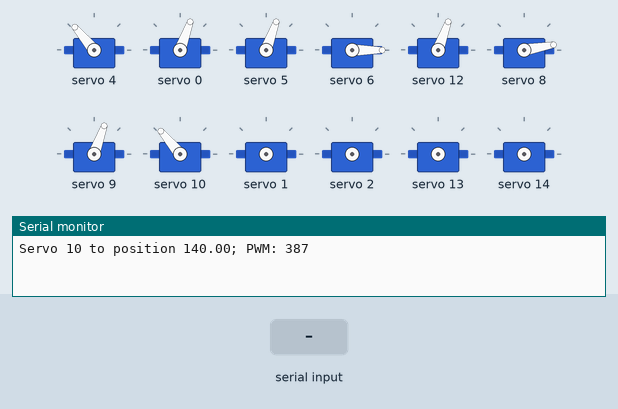
Recording of a sketch running on a simulated ESP32. Parts: 12 × servo, the last lines printed to the serial monitor. The test bench sets the inputs (shaded band). Nothing arrives over Bluetooth unless stated.

Above: at 5.8 s.
5.9 s: "1" received over the second serial link
At 8.8 s:
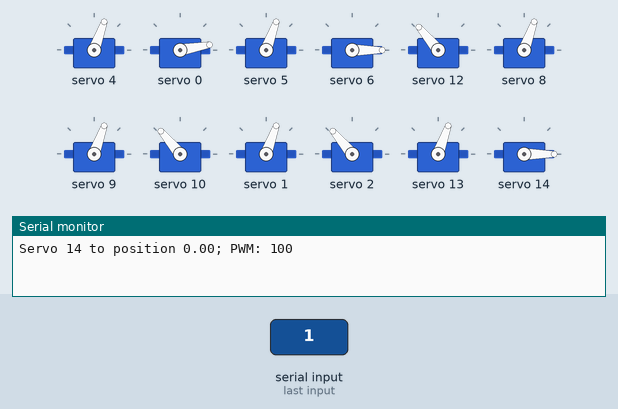
8.9 s: "0" received over the second serial link
At 11.8 s:
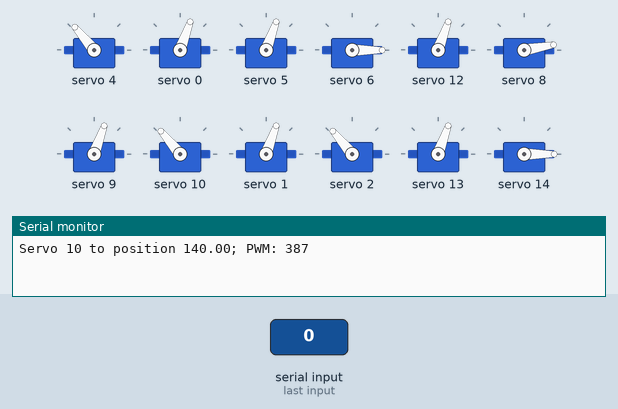
11.9 s: "2" received over the second serial link
At 13.8 s:
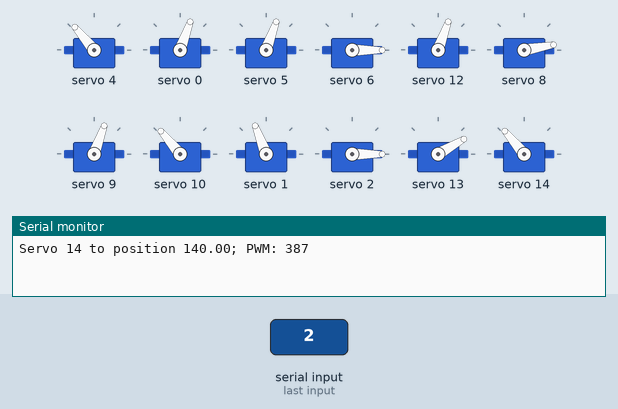
Timing chart, 0 to 16.0 s (numbered marks = the images above; inputs shaded):
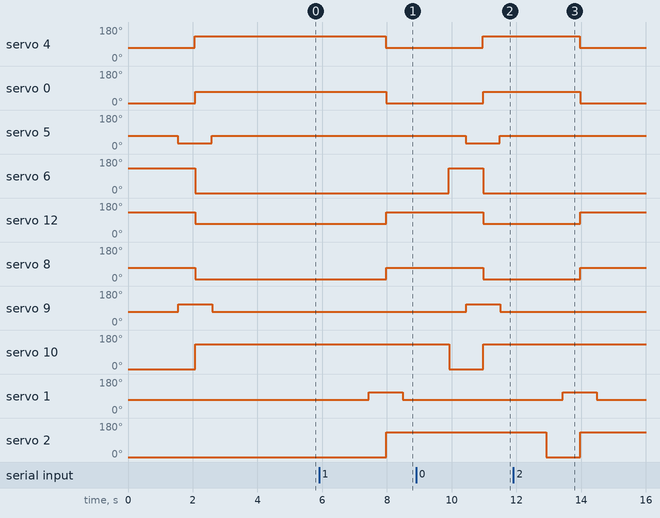

Measured:
- after the input at 5.9 s, servo 4: 130° → 70° after 2.1 s; servo 0: 70° → 10° after 2.1 s; servo 12: 70° → 130° after 2.1 s; servo 8: 10° → 70° after 2.1 s; servo 1: 70° → 111° after 1.5 s, → 70° 1.0 s later
- after the input at 8.9 s, servo 4: 70° → 130° after 2.1 s; servo 0: 10° → 70° after 2.1 s; servo 5: 70° → 30° after 1.5 s, → 70° 1.0 s later; servo 6: 0° → 130° after 1.0 s, → 0° 1.1 s later; servo 12: 130° → 70° after 2.1 s
- after the input at 11.9 s, servo 4: 130° → 70° after 2.1 s; servo 0: 70° → 10° after 2.1 s; servo 12: 70° → 130° after 2.1 s; servo 8: 10° → 70° after 2.1 s; servo 1: 70° → 111° after 1.5 s, → 70° 1.0 s later

The sketch:

rocko_esp.ino
```cpp
#include <String.h>
#include <math.h>
#include <Wire.h>
#include <Adafruit_PWMServoDriver.h>
Adafruit_PWMServoDriver pwm = Adafruit_PWMServoDriver();
#define SERVO_FREQ 50 // Analog servos run at ~50 Hz updates
#define PI 3.14159
bool flag = true;
#include "BluetoothSerial.h"

#if !defined(CONFIG_BT_ENABLED) || !defined(CONFIG_BLUEDROID_ENABLED)
#error Bluetooth is not enabled! Please run `make menuconfig` to and enable it
#endif

BluetoothSerial SerialBT;
String command;

// array of max and min pwm values for servos, found from servo_calibration.ino
const int SERVO_MIN[16] = {70, 70, 100, 0, 70, 70, 100, 0, 70, 70, 100, 0, 70, 70, 100, 0};
const int SERVO_MAX[16] = {450, 450, 470, 0, 450, 450, 470, 0, 450, 450, 470, 0, 450, 450, 470, 0};


/////////////////////////// ADJUSTABLE PARAMETERS ///////////////////////////////////////////
/////////////////////////////////////////////////////////////////////////////////////////////
/////////////////////////////// FLIP DIRECTIONS IF NECESSARY  ///////////////////////////////

const int SERVO_DIR[16] = {1, -1, 1, 0, -1, 1, 1, 0, 1, -1, 1, 0, -1, 1, 1, 0};  // flip direction of servo

/////////////////////////////////////////////////////////////////////////////////////////////


/////////////////////////////  ADJUST IF NEEDED (for front right leg)  ////////////////////////////////////////////

const int THETA1_INIT = 45; // initial joint angles (degree)
const int THETA3_INIT = 0;
const int THETA2_INIT = 90;

const int THETA1_LEFT_ANGLE = 90;  // shoulder servo (servo 0) front and back angles
const int THETA1_RIGHT_ANGLE = 30;

const int THETA2_PRESSURE_ANGLE = 90;  // elbow servo (servo 1) pressure and release angles
const int THETA2_RELEASE_ANGLE = 50;

const int THETA3_PULL_ANGLE = 0;  // gripper servo (servo 2) pull and release angle
const int THETA3_RELEASE_ANGLE = 140;

/////////////////////////////////////////////////////////////////////////////////////////////
/////////////////////////////////////////////////////////////////////////////////////////////
/////////////////////////////  ADJUST IF NEEDED (for front left leg)  ////////////////////////////////////////////

const int THETA4_INIT = 45; // initial joint angles (degree)
const int THETA6_INIT = 0;
const int THETA5_INIT = 90;

const int THETA4_RIGHT_ANGLE = 90;  // shoulder servo (servo 0) front and back angles
const int THETA4_LEFT_ANGLE = 30;

const int THETA5_PRESSURE_ANGLE = 90;  // elbow servo (servo 1) pressure and release angles
const int THETA5_RELEASE_ANGLE = 50;

const int THETA6_PULL_ANGLE = 140;  // gripper servo (servo 2) pull and release angle
const int THETA6_RELEASE_ANGLE = 0;

/////////////////////////////////////////////////////////////////////////////////////////////
/////////////////////////////////////////////////////////////////////////////////////////////
/////////////////////////////  ADJUST IF NEEDED (for back right leg)  ////////////////////////////////////////////

const int THETA7_INIT = 45; // initial joint angles (degree)
const int THETA9_INIT = 0;
const int THETA8_INIT = 90;

const int THETA7_LEFT_ANGLE = 90;  // shoulder servo (servo 0) front and back angles
const int THETA7_RIGHT_ANGLE = 30;

const int THETA8_PRESSURE_ANGLE = 90;  // elbow servo (servo 1) pressure and release angles
const int THETA8_RELEASE_ANGLE = 50;

const int THETA9_PULL_ANGLE = 0;  // gripper servo (servo 2) pull and release angle
const int THETA9_RELEASE_ANGLE = 140;

/////////////////////////////////////////////////////////////////////////////////////////////
/////////////////////////////////////////////////////////////////////////////////////////////
/////////////////////////////  ADJUST IF NEEDED (for back left leg)  ////////////////////////////////////////////

const int THETA10_INIT = 45; // initial joint angles (degree)
const int THETA12_INIT = 0;
const int THETA11_INIT = 90;

const int THETA10_RIGHT_ANGLE = 90;  // shoulder servo (servo 0) front and back angles
const int THETA10_LEFT_ANGLE = 30;

const int THETA11_PRESSURE_ANGLE = 90;  // elbow servo (servo 1) pressure and release angles
const int THETA11_RELEASE_ANGLE = 50;

const int THETA12_PULL_ANGLE = 140;  // gripper servo (servo 2) pull and release angle
const int THETA12_RELEASE_ANGLE = 0;

/////////////////////////////////////////////////////////////////////////////////////////////
/////////////////////////////////////////////////////////////////////////////////////////////


// NECESSARY FUNCTIONS, NO NEED TO ADJUST

// function to convert angle (deg) to pwm; maps min-max to 0-180 by default
int angle_to_pwm(int angle, int servo_idx){
  if(SERVO_DIR[servo_idx] == 1){ return map(angle, 0, 180, SERVO_MIN[servo_idx], SERVO_MAX[servo_idx]);}
  else if(SERVO_DIR[servo_idx] == -1) {return map(angle, 0, 180, SERVO_MAX[servo_idx], SERVO_MIN[servo_idx]);}
  else{
    Serial.println("Invalid rotation direction!");
    return ((SERVO_MAX[servo_idx]+SERVO_MIN[servo_idx])/2); // return average if invalid direction
  };
}

// function to convert pwm to angle (deg)
int pwm_to_angle(int pwm_val, int servo_idx){
  if(SERVO_DIR[servo_idx] == 1){ return map(pwm_val, SERVO_MIN[servo_idx], SERVO_MAX[servo_idx], 0, 180); }
  else if(SERVO_DIR[servo_idx] == -1){ return map(pwm_val, SERVO_MAX[servo_idx], SERVO_MIN[servo_idx], 0, 180); }
  else{
    Serial.println("Invalid rotation direction!");
    return 0; // return average if invalid direction
  };
}

// function to convert degree to radian
float radian(float degree) {return degree*PI/180;}

// function to convert radian to degree
float degree(float radian) {return radian*180/PI;}

// fucntion for moving the servos to given position (degree)
void move_servos(int* servo_idx, float* theta){
  for(int i=0; i<=3; i++){
    int PWM = angle_to_pwm(theta[i], servo_idx[i]);
    pwm.setPWM(servo_idx[i], 0, PWM);

    Serial.println("Servo " + String(servo_idx[i]) + " to position " + String(theta[i]) + "; PWM: " + String(PWM));
    Serial.println(" ");
  }
  Serial.println(" ");
}

// function for executing a trajectory once
void front_right_back_left_forward(){

  int servo_idx_front[4] = {4, 0, 1, 2};
  int servo_idx_back[4] = {12, 8, 13, 14};

  Serial.println("Executing front-right forward, back-left forward movement:");
  Serial.println("");

  ////////// adjust theta /////////////
  float theta1f[4] = {THETA4_LEFT_ANGLE, THETA1_LEFT_ANGLE, THETA2_PRESSURE_ANGLE, THETA3_PULL_ANGLE};
  float theta2f[4] = {THETA4_LEFT_ANGLE, THETA1_LEFT_ANGLE, THETA2_RELEASE_ANGLE, THETA3_PULL_ANGLE};
  float theta3f[4] = {THETA4_RIGHT_ANGLE, THETA1_RIGHT_ANGLE, THETA2_RELEASE_ANGLE, THETA3_RELEASE_ANGLE};
  float theta4f[4] = {THETA4_RIGHT_ANGLE, THETA1_RIGHT_ANGLE, THETA2_PRESSURE_ANGLE, THETA3_RELEASE_ANGLE};

  float theta1b[4] = {THETA10_RIGHT_ANGLE, THETA7_RIGHT_ANGLE, THETA11_PRESSURE_ANGLE, THETA12_PULL_ANGLE};
  float theta2b[4] = {THETA10_RIGHT_ANGLE, THETA7_RIGHT_ANGLE, THETA11_RELEASE_ANGLE, THETA12_PULL_ANGLE};
  float theta3b[4] = {THETA10_LEFT_ANGLE, THETA7_LEFT_ANGLE, THETA11_RELEASE_ANGLE, THETA12_RELEASE_ANGLE};
  float theta4b[4] = {THETA10_LEFT_ANGLE, THETA7_LEFT_ANGLE, THETA11_PRESSURE_ANGLE, THETA12_RELEASE_ANGLE};
  /////////////////////////////////////

  move_servos(servo_idx_front, theta1f);
  move_servos(servo_idx_back, theta1b);
  delay(500);
  move_servos(servo_idx_front, theta2f);
  move_servos(servo_idx_back, theta2b);
  delay(500);
  move_servos(servo_idx_front, theta3f);
  move_servos(servo_idx_back, theta3b);
  delay(500);
  move_servos(servo_idx_front, theta4f);
  move_servos(servo_idx_back, theta4b);
}


// function for executing a trajectory once
void front_left_back_right_forward(){

  int servo_idx_front[4] = {4, 0, 5, 6};
  int servo_idx_back[4] = {12, 8, 9, 10};

  Serial.println("Executing front-left forward, back_right forward movement:");
  Serial.println("");

  ////////// adjust theta /////////////
  float theta1f[4] = {THETA4_RIGHT_ANGLE, THETA1_RIGHT_ANGLE, THETA5_PRESSURE_ANGLE, THETA6_PULL_ANGLE};
  float theta2f[4] = {THETA4_RIGHT_ANGLE, THETA1_RIGHT_ANGLE, THETA5_RELEASE_ANGLE, THETA6_PULL_ANGLE};
  float theta3f[4] = {THETA4_LEFT_ANGLE, THETA1_LEFT_ANGLE, THETA5_RELEASE_ANGLE, THETA6_RELEASE_ANGLE};
  float theta4f[4] = {THETA4_LEFT_ANGLE, THETA1_LEFT_ANGLE, THETA5_PRESSURE_ANGLE, THETA6_RELEASE_ANGLE};

  float theta1b[4] = {THETA10_LEFT_ANGLE, THETA7_LEFT_ANGLE, THETA8_PRESSURE_ANGLE, THETA9_PULL_ANGLE};
  float theta2b[4] = {THETA10_LEFT_ANGLE, THETA7_LEFT_ANGLE, THETA8_RELEASE_ANGLE, THETA9_PULL_ANGLE};
  float theta3b[4] = {THETA10_RIGHT_ANGLE, THETA7_RIGHT_ANGLE, THETA8_RELEASE_ANGLE, THETA9_RELEASE_ANGLE};
  float theta4b[4] = {THETA10_RIGHT_ANGLE, THETA7_RIGHT_ANGLE, THETA8_PRESSURE_ANGLE, THETA9_RELEASE_ANGLE};
  /////////////////////////////////////

  move_servos(servo_idx_front, theta1f);
  move_servos(servo_idx_back, theta1b);
  delay(500);
  move_servos(servo_idx_front, theta2f);
  move_servos(servo_idx_back, theta2b);
  delay(500);
  move_servos(servo_idx_front, theta3f);
  move_servos(servo_idx_back, theta3b);
  delay(500);
  move_servos(servo_idx_front, theta4f);
  move_servos(servo_idx_back, theta4b);
}


void setup() {
  // put your setup code here, to run once:
  Serial.begin(115200);
  SerialBT.begin("Friendly-neighbour Rocko"); //Bluetooth device name
  pwm.begin();
  pwm.setOscillatorFrequency(27000000);
  pwm.setPWMFreq(SERVO_FREQ);
  delay(1000);

  // set an initial position
  Serial.println("Setting initial servo positions: front-right forward, back-left forward");

  front_left_back_right_forward(); // perform initial movement

  delay(2000);
}

void loop() {

  if(SerialBT.available()>0){

    command = SerialBT.readString();
    /////////////////////////////// do what you gotta do each time there's an input in the serial monitor ////////////////////////////////////
    if(flag){
      front_right_back_left_forward();  // execute the desired trajectory
      SerialBT.println("front right back left");
    }
    else{
      front_left_back_right_forward();  // execute the desired trajectory
      SerialBT.println("front left back right");
    }
    ///////////////////////////////////////////////////////////////////////////////////////////////////////////////////////////////////////////

    // clear buffer
    flag = !flag;
    delay(20);
  }
}
```
